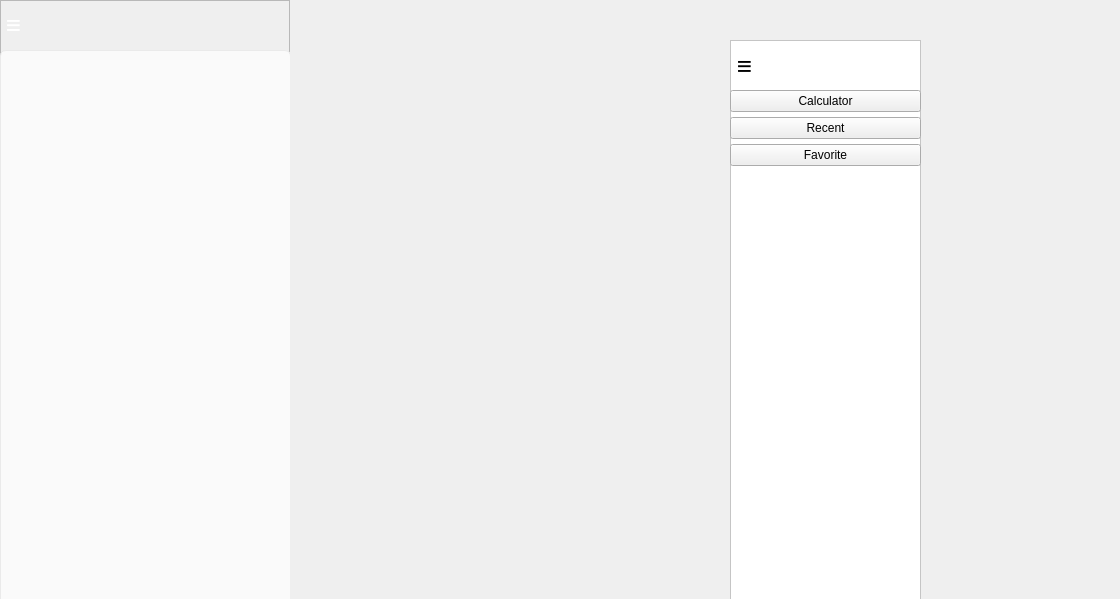
<?xml version="1.0" encoding="UTF-8"?>
<ui version="4.0">
 <class>recentcalculation</class>
 <widget class="QDialog" name="recentcalculation">
  <property name="geometry">
   <rect>
    <x>0</x>
    <y>0</y>
    <width>1120</width>
    <height>599</height>
   </rect>
  </property>
  <property name="windowTitle">
   <string>Dialog</string>
  </property>
  <widget class="QFrame" name="sidebarMenu">
   <property name="geometry">
    <rect>
     <x>730</x>
     <y>40</y>
     <width>191</width>
     <height>631</height>
    </rect>
   </property>
   <property name="styleSheet">
    <string notr="true">QFrame {
    background-color: white;
    border-right: 1px solid #E0E0E0;


}</string>
   </property>
   <property name="frameShape">
    <enum>QFrame::Shape::StyledPanel</enum>
   </property>
   <property name="frameShadow">
    <enum>QFrame::Shadow::Raised</enum>
   </property>
   <widget class="QWidget" name="horizontalLayoutWidget_2">
    <property name="geometry">
     <rect>
      <x>0</x>
      <y>0</y>
      <width>272</width>
      <height>51</height>
     </rect>
    </property>
    <layout class="QHBoxLayout" name="horizontalLayout_4">
     <property name="spacing">
      <number>0</number>
     </property>
     <item>
      <widget class="QPushButton" name="pushButton_menu_4">
       <property name="sizePolicy">
        <sizepolicy hsizetype="Expanding" vsizetype="Expanding">
         <horstretch>0</horstretch>
         <verstretch>0</verstretch>
        </sizepolicy>
       </property>
       <property name="maximumSize">
        <size>
         <width>195</width>
         <height>75</height>
        </size>
       </property>
       <property name="styleSheet">
        <string notr="true">border: none;
padding: 5px;
font-size: 26px; /* Increase this number to make the text/icon bigger */
    font-weight: bold;</string>
       </property>
       <property name="text">
        <string>≡      </string>
       </property>
       <property name="checkable">
        <bool>true</bool>
       </property>
      </widget>
     </item>
     <item>
      <widget class="QFrame" name="frame_2">
       <property name="minimumSize">
        <size>
         <width>200</width>
         <height>0</height>
        </size>
       </property>
       <property name="maximumSize">
        <size>
         <width>16777215</width>
         <height>75</height>
        </size>
       </property>
       <property name="styleSheet">
        <string notr="true">border: none;
       background-color: transparent;</string>
       </property>
       <property name="frameShape">
        <enum>QFrame::Shape::StyledPanel</enum>
       </property>
       <property name="frameShadow">
        <enum>QFrame::Shadow::Raised</enum>
       </property>
      </widget>
     </item>
    </layout>
   </widget>
   <widget class="QWidget" name="verticalLayoutWidget_2">
    <property name="geometry">
     <rect>
      <x>0</x>
      <y>50</y>
      <width>191</width>
      <height>371</height>
     </rect>
    </property>
    <layout class="QVBoxLayout" name="verticalLayout_4">
     <property name="spacing">
      <number>5</number>
     </property>
     <item>
      <widget class="QPushButton" name="pushButton_calculator_2">
       <property name="text">
        <string>Calculator</string>
       </property>
      </widget>
     </item>
     <item>
      <widget class="QPushButton" name="pushButton_recent_2">
       <property name="text">
        <string>Recent</string>
       </property>
      </widget>
     </item>
     <item>
      <widget class="QPushButton" name="pushButton_favorite_2">
       <property name="text">
        <string>Favorite</string>
       </property>
      </widget>
     </item>
     <item>
      <spacer name="verticalSpacer_2">
       <property name="orientation">
        <enum>Qt::Orientation::Vertical</enum>
       </property>
       <property name="sizeType">
        <enum>QSizePolicy::Policy::Expanding</enum>
       </property>
       <property name="sizeHint" stdset="0">
        <size>
         <width>20</width>
         <height>40</height>
        </size>
       </property>
      </spacer>
     </item>
    </layout>
   </widget>
  </widget>
  <widget class="QFrame" name="frame_3">
   <property name="geometry">
    <rect>
     <x>0</x>
     <y>0</y>
     <width>290</width>
     <height>631</height>
    </rect>
   </property>
   <property name="styleSheet">
    <string notr="true">color: white;
</string>
   </property>
   <property name="frameShape">
    <enum>QFrame::Shape::StyledPanel</enum>
   </property>
   <property name="frameShadow">
    <enum>QFrame::Shadow::Raised</enum>
   </property>
   <widget class="QPushButton" name="pushButton_menu_5">
    <property name="geometry">
     <rect>
      <x>0</x>
      <y>0</y>
      <width>70</width>
      <height>49</height>
     </rect>
    </property>
    <property name="sizePolicy">
     <sizepolicy hsizetype="Expanding" vsizetype="Expanding">
      <horstretch>0</horstretch>
      <verstretch>0</verstretch>
     </sizepolicy>
    </property>
    <property name="maximumSize">
     <size>
      <width>195</width>
      <height>75</height>
     </size>
    </property>
    <property name="styleSheet">
     <string notr="true">border: none;
padding: 5px;
font-size: 26px; /* Increase this number to make the text/icon bigger */
    font-weight: bold;</string>
    </property>
    <property name="text">
     <string>≡      </string>
    </property>
    <property name="checkable">
     <bool>true</bool>
    </property>
   </widget>
   <widget class="QListView" name="listView_2">
    <property name="geometry">
     <rect>
      <x>0</x>
      <y>50</y>
      <width>291</width>
      <height>581</height>
     </rect>
    </property>
    <property name="styleSheet">
     <string notr="true">QListView, QListWidget {
    background-color: #FAFAFA;
    border: 1px solid #EAEAEA;
    border-radius: 6px;
    padding: 5px;
    outline: 0; /* Removes the ugly dotted focus box around items */
}

/* Style each individual history row item */
QListView::item, QListWidget::item {
    background-color: #FFFFFF;
    border-bottom: 1px solid #F0F0F0;
    padding: 12px;
    margin-bottom: 4px;
    border-radius: 4px;
    color: #111111;
    font-size: 14px;
}

/* Highlight color when hovering mouse over a calculation row */
QListView::item:hover, QListWidget::item:hover {
    background-color: #F4F4F4;
    color: #000000;
}

/* Highlight color when a calculation row is selected/clicked */
QListView::item:selected, QListWidget::item:selected {
    background-color: #E5E5E5;
    color: #000000;
}</string>
    </property>
   </widget>
  </widget>
 </widget>
 <resources/>
 <connections/>
</ui>
